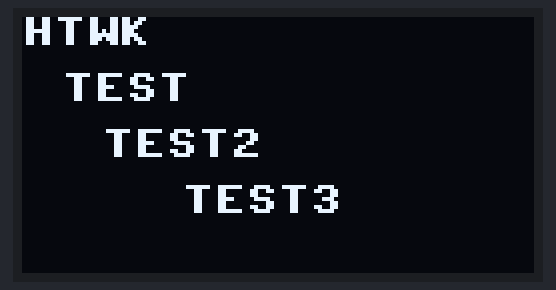
Bench run of a program on a simulated Raspberry Pi Pico running MicroPython. Parts: 128×64 one-colour display.

Above: at 0.1 s.

The program:

OLED_Test_Baustein.py
```python
#Code by Daniel S. & Michael E., last update March 2024

from machine import I2C, Pin
from sh1106 import SH1106_I2C
import time
#Definition Breite und Höhe
WIDTH = 128
HEIGHT = 64
#Display Pin Belegung
i2c = I2C(0, scl = Pin(5), sda = Pin(4), freq=400000)
#Definition der Variable für das Display Name ist frei wählbar
display = SH1106_I2C(WIDTH, HEIGHT, i2c)
#Dreht die Anzeige um 180 Grad
display.rotate(True)

while True:
    display.fill(0)
    display.text("HTWK", 0, 0)
    display.text("TEST", 10, 14)
    display.text("TEST2", 20, 28)
    display.text("TEST3", 40, 42)
    display.show()
    time.sleep(3)
```
